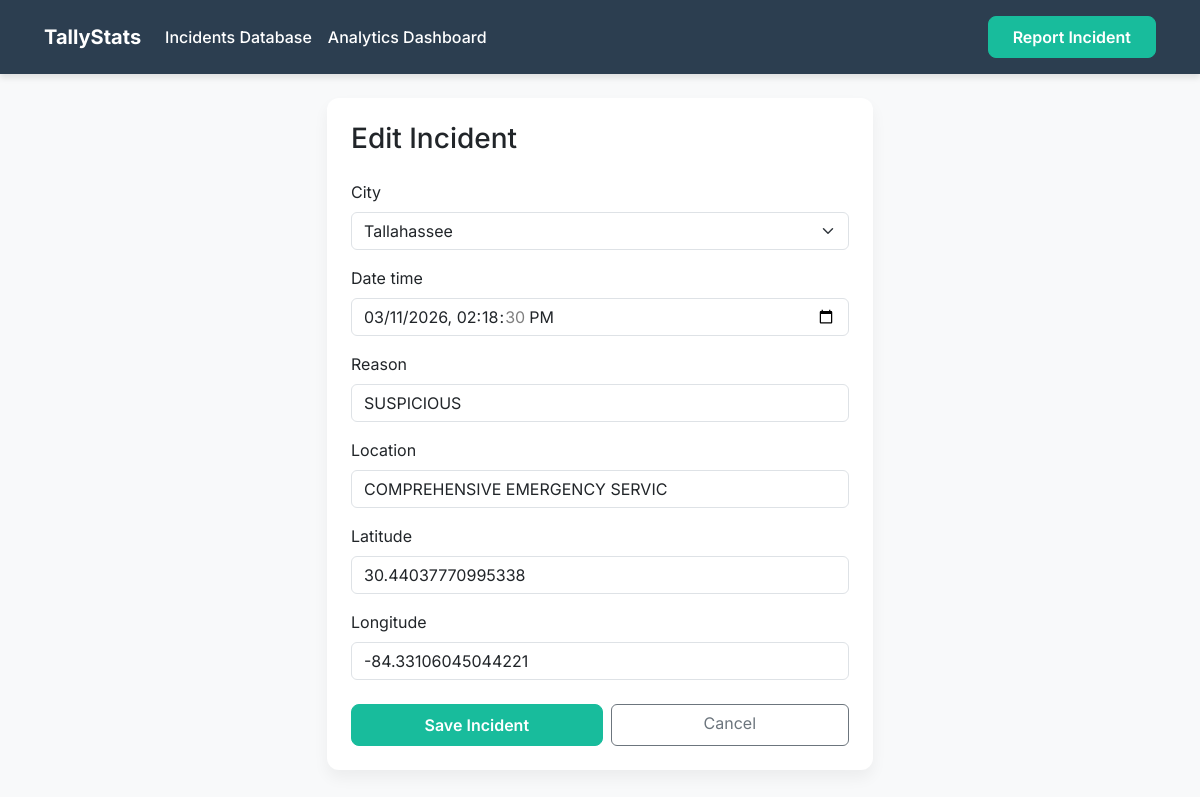
Page /records/11912/edit/ on the committed database.
### myapp/models.py (models this page shows, shortened)
class CrimeIncident(models.Model):
    city = models.ForeignKey(City, on_delete=models.CASCADE, related_name='crime_incidents')
    date_time = models.DateTimeField()
    reason = models.CharField(max_length=200)
    location = models.CharField(max_length=255, null=True, blank=True)
    latitude = models.FloatField(null=True, blank=True)
    longitude = models.FloatField(null=True, blank=True)
    created_at = models.DateTimeField(auto_now_add=True)
    class Meta:
        ordering = ['-date_time']

### myapp/views.py (the view)
# urls.py: path('records/<int:pk>/edit/', views.record_edit, name='record_edit'),
def record_edit(request, pk):
    incident = get_object_or_404(CrimeIncident, pk=pk)
    if request.method == 'POST':
        form = CrimeIncidentForm(request.POST, instance=incident)
        if form.is_valid():
            form.save()
            messages.success(request, "Incident successfully updated!")
            return redirect('record_detail', pk=incident.pk)
    else:
        form = CrimeIncidentForm(instance=incident)
    return render(request, 'myapp/form.html', {'form': form, 'title': 'Edit Incident'})

### myapp/forms.py
class CrimeIncidentForm(forms.ModelForm):
    class Meta:
        model = CrimeIncident
        fields = ['city', 'date_time', 'reason', 'location', 'latitude', 'longitude']
        widgets = {
            'date_time': forms.DateTimeInput(attrs={'type': 'datetime-local'}),
            'reason': forms.TextInput(attrs={'placeholder': 'e.g. THEFT, BURGLARY'}),
        }

### myapp/models.py (called while the page is built)
    def __str__(self):
        return self.name

### myapp/templates/myapp/form.html (shortened to what this page needs)
{% extends 'myapp/base.html' %}
{% load bootstrap5 %}
{% block content %}
<div class="row justify-content-center mt-3">
    <div class="col-md-8 col-lg-6">
        <div class="card card-custom p-4">
            <h3 class="mb-4">{{ title }}</h3>
            <form method="post" action="" novalidate>
                {% bootstrap_form form %}
                <div class="d-flex gap-2 mt-4">
                    <button type="submit" class="btn btn-primary-custom text-white w-100">Save Incident</button>
                    <a href="{% url 'records_list' %}" class="btn btn-outline-secondary w-100">Cancel</a>
                </div>
            </form>
        </div>
    </div>
</div>
{% endblock %}

### myapp/static/css/style.css (style rules this page uses)
:root { --primary-color: #2c3e50; --secondary-color: #18bc9c; --bg-color: #f8f9fa; --card-bg: #ffffff; --text-color: #333333; }
body { background-color: var(--bg-color); font-family: 'Inter', -apple-system, BlinkMacSystemFont, "Segoe UI", Roboto, "Helvetica Neue", Arial, sans-serif; color: var(--text-color); }
.card-custom { border: none; border-radius: 12px; background-color: var(--card-bg); box-shadow: 0 8px 15px rgba(0, 0, 0, 0.05); transition: transform 0.2s ease, box-shadow 0.2s ease; }
.btn-primary-custom { background-color: var(--secondary-color); border-color: var(--secondary-color); border-radius: 8px; padding: 0.5rem 1.5rem; font-weight: 600; transition: all 0.3s ease; }

### rows in the picture
CrimeIncident: city "Tallahassee", date_time "03/11/2026 14:18:30", reason "SUSPICIOUS", location "COMPREHENSIVE EMERGENCY SERVIC", latitude "30.44037770995338", longitude "-84.33106045044221"

### other values in the picture
{{ title }} "Edit Incident"
